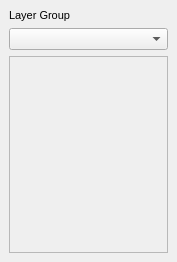
<?xml version="1.0" encoding="UTF-8"?>
<ui version="4.0">
 <class>OrkamvVisibilityTogglePluginDialogBase</class>
 <widget class="QDialog" name="OrkamvVisibilityTogglePluginDialogBase">
  <property name="geometry">
   <rect>
    <x>0</x>
    <y>0</y>
    <width>177</width>
    <height>262</height>
   </rect>
  </property>
  <property name="font">
   <font>
    <pointsize>8</pointsize>
   </font>
  </property>
  <property name="windowTitle">
   <string>ORKa.MV Visibility Toggle</string>
  </property>
  <layout class="QVBoxLayout" name="verticalLayout">
   <property name="leftMargin">
    <number>9</number>
   </property>
   <property name="topMargin">
    <number>9</number>
   </property>
   <property name="rightMargin">
    <number>9</number>
   </property>
   <property name="bottomMargin">
    <number>9</number>
   </property>
   <item>
    <widget class="QLabel" name="layer_select_label">
     <property name="text">
      <string>Layer Group</string>
     </property>
    </widget>
   </item>
   <item>
    <widget class="QComboBox" name="layer_select_combo"/>
   </item>
   <item>
    <widget class="QScrollArea" name="layer_select_groups_area">
     <property name="sizePolicy">
      <sizepolicy hsizetype="Expanding" vsizetype="Expanding">
       <horstretch>0</horstretch>
       <verstretch>0</verstretch>
      </sizepolicy>
     </property>
     <property name="widgetResizable">
      <bool>true</bool>
     </property>
     <widget class="QWidget" name="scrollAreaWidgetContents">
      <property name="geometry">
       <rect>
        <x>0</x>
        <y>0</y>
        <width>157</width>
        <height>194</height>
       </rect>
      </property>
     </widget>
    </widget>
   </item>
  </layout>
 </widget>
 <resources/>
 <connections/>
</ui>
